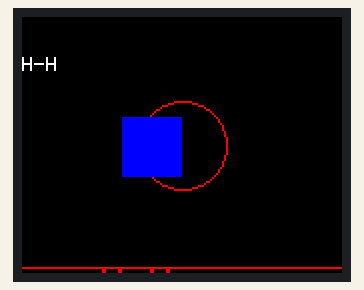
Recording of a sketch running on a simulated Arduino Uno, built with avr-gcc and run on an emulated ATmega328P. On the bench: 160×128 colour display.

Above: at 1.52 s.
At 1.92 s:
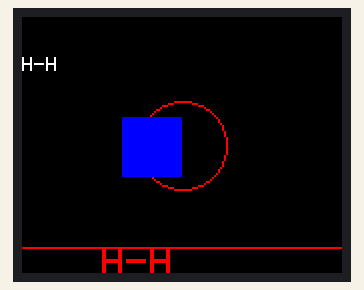
At 2.33 s:
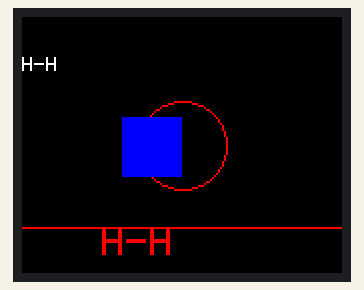
At 2.73 s:
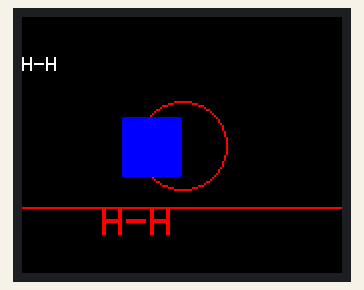
At 3.23 s:
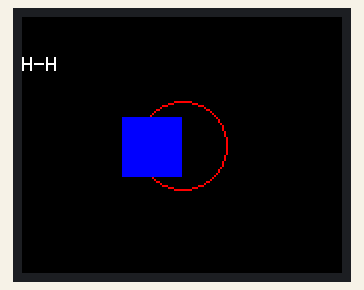

The sketch:

SPI_128x160.ino
```cpp
#include <TFT.h>
#include <SPI.h>

#define cs 10
#define dc 9
#define rst 8

TFT TFTscreen = TFT(cs, dc, rst);

void setup() {
  TFTscreen.begin();
  TFTscreen.setRotation(270);
  TFTscreen.background(0,0,0);

  TFTscreen.stroke(255,255,255);
  TFTscreen.text("H-H",00,20);
  TFTscreen.textSize(2);
  TFTscreen.text("H-H", TFTscreen.width()/1, 20);

  TFTscreen.stroke(255,0,0);
  TFTscreen.circle(TFTscreen.width()/2, 64, 22);

  TFTscreen.fill(0,0,255);
  TFTscreen.noStroke();
  TFTscreen.rect(50,50,30,30);

  delay(1000);
}

void loop() {
  for(int i=90; i<-135; i+=5){
    TFTscreen.stroke(0,0,255);
    TFTscreen.line(0,i,TFTscreen.width()/4,i);
    TFTscreen.text("H-H",TFTscreen.width()/4,i);
    delay(100);
    TFTscreen.stroke(0,0,0);
    TFTscreen.line(0,i,TFTscreen.width(),i);
    TFTscreen.text("H-H",TFTscreen.width()/4,i);
  }

  for(int i=135;i>=90;i-=5){
    TFTscreen.stroke(255,0,0);
    TFTscreen.line(0,i,TFTscreen.width(),i);
    TFTscreen.text("H-H",TFTscreen.width()/4,i);
    delay(200);
    TFTscreen.stroke(0,0,0);
    TFTscreen.line(0,i,TFTscreen.width(),i);
    TFTscreen.text("H-H",TFTscreen.width()/4,i);
  }
}
```

Measured:
- by itself, everything shown: repeats every 2.0 s, in 9 steps
- what the display in image 4 shows lasts 0.4 s, from 3.0 s to 3.4 s
